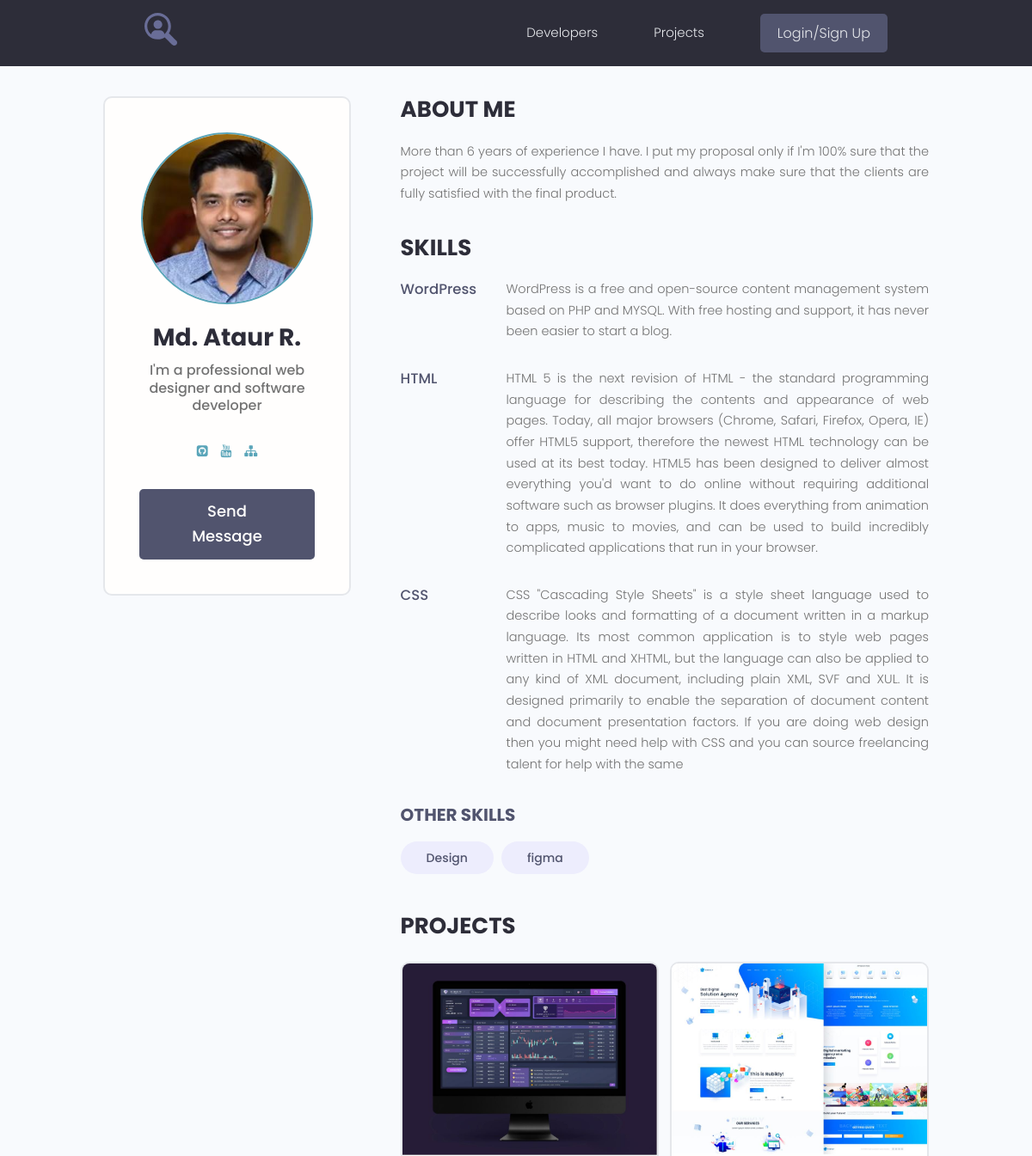
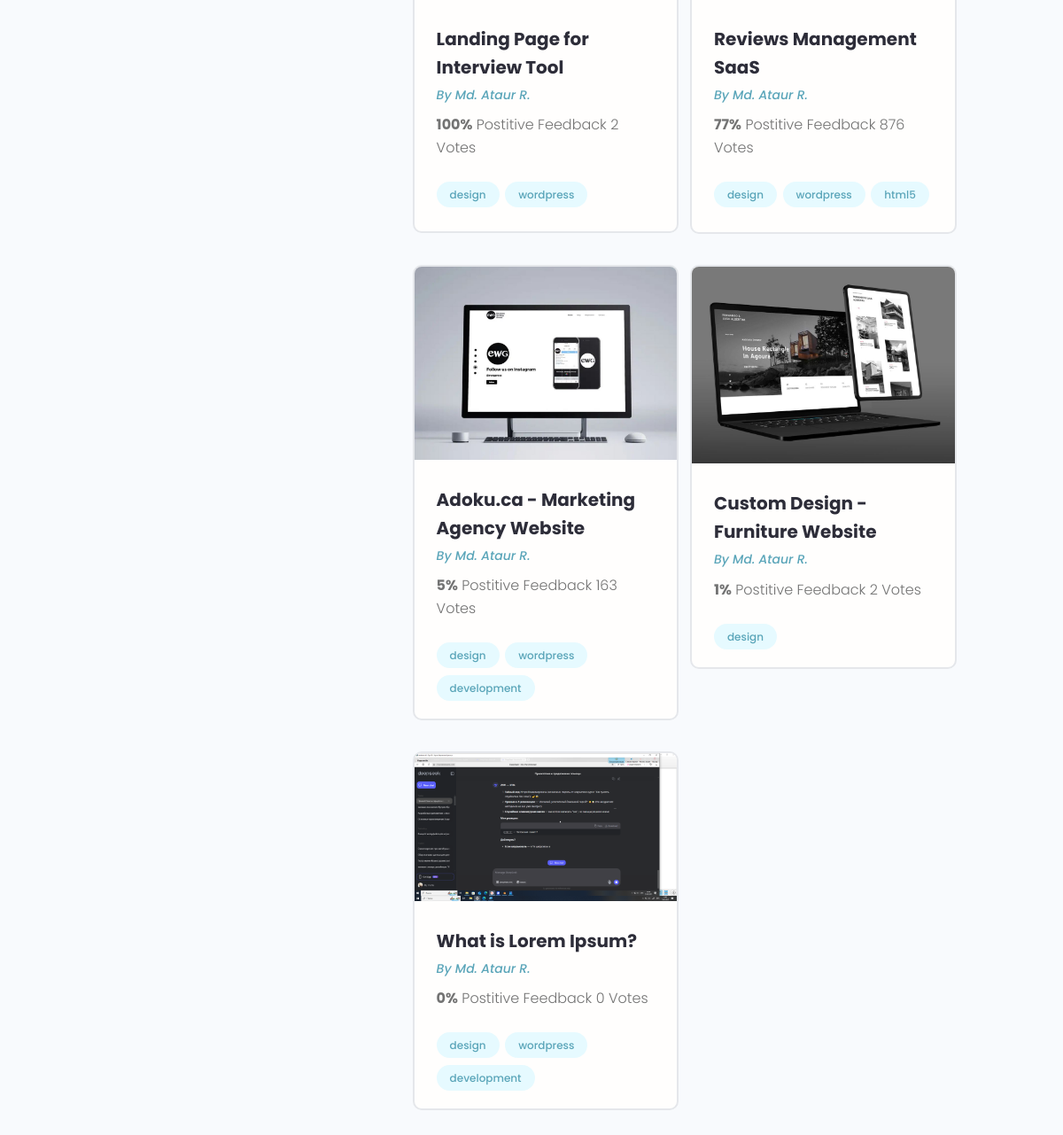
Page /profile/1/ on the committed database (2 pictures, top to bottom).
### users/models.py (models this page shows, shortened)
class Profile(models.Model):
    user = models.OneToOneField(User, on_delete=models.CASCADE, null=True, blank=True)
    name = models.CharField(max_length=200, null=True, blank=True)
    email = models.EmailField(max_length=500, null=True, blank=True)
    username = models.CharField(max_length=200, null=True, blank=True)
    short_info = models.CharField(max_length=200, null=True, blank=True)
    bio = models.TextField(null=True, blank=True)
    profile_image = models.ImageField(null=True, blank=True, upload_to='profiles/', default='profiles/user-default.png')
    social_github = models.CharField(max_length=200, null=True, blank=True)
    social_youtube = models.CharField(max_length=200, null=True, blank=True)
    social_website = models.CharField(max_length=200, null=True, blank=True)
    created = models.DateTimeField(auto_now_add=True)

class Skill(models.Model):
    owner = models.ForeignKey(Profile, on_delete=models.CASCADE, null=True, blank=True)
    name = models.CharField(max_length=200, null=True, blank=True)
    description = models.TextField(null=True, blank=True)
    created = models.DateTimeField(auto_now_add=True)
    def __str__(self):
        return f"{self.name}"

### projects/models.py (models this page shows, shortened)
class Project(models.Model):
    owner = models.ForeignKey(Profile, on_delete=models.SET_NULL, null=True, blank=True)
    title = models.CharField(max_length=200)
    description = models.TextField(null=True, blank=True)
    featured_image = models.ImageField(null=True, blank=True, upload_to="projects/%Y/%m/%d/", default="default.jpg")
    demo_link = models.CharField(max_length=2000, null=True, blank=True)
    source_link = models.CharField(max_length=2000, null=True, blank=True)
    tags = models.ManyToManyField('Tag', blank=True)
    vote_total = models.IntegerField(default=0, null=True, blank=True)
    vote_ratio = models.IntegerField(default=0, null=True, blank=True)
    created = models.DateTimeField(auto_now_add=True)
    class Meta:
        ordering = ['-vote_ratio', '-vote_total', 'title']

class Tag(models.Model):
    name = models.CharField(max_length=200)
    created = models.DateTimeField(auto_now_add=True)
    def __str__(self):
        return self.name

### users/views.py (the view)
# urls.py: path("profile/<str:pk>/", views.user_profile, name="user_profile"),
def user_profile(request, pk):
    prof = Profile.objects.get(id=pk)
    top_skills = prof.skill_set.exclude(description__exact="")
    other_skills = prof.skill_set.filter(description="")
    context = {
        'profile': prof,
        'top_skills': top_skills,
        "other_skills": other_skills
    }
    return render(request, 'users/profile.html', context)

### users/templates/users/profile.html
{% extends 'projects/base.html' %}
{% block content %}
<main class="profile my-md">
    <div class="container">
        <div class="layout">
            <div class="column column--1of3">
                <div class="card text-center">
                    <div class="card__body dev">
                        <img class="avatar avatar--xl" src="{{ profile.profile_image.url }}"/>
                        <h2 class="dev__name">{{ profile.name }}</h2>
                        <p class="dev__title">{{ profile.short_info }}</p>
                        <ul class="dev__social">
                            {% if profile.social_github %}
                            <li>
                                <a title="Github" href="{{ profile.social_github }}" target="_blank"><i
                                        class="fa fa-github-square"></i></a>
                            </li>
                            {% endif %}
                            {% if profile.social_youtube %}
                            <li>
                                <a title="Youtube" href="{{ profile.social_youtube }}" target="_blank"><i
                                        class="fa fa-youtube"></i></a>
                            </li>
                            {% endif %}
                            {% if profile.social_website %}
                            <li>
                                <a title="Personal Website" href="{{ profile.social_website }}" target="_blank"><i
                                        class="fa fa-sitemap"></i></a>
                            </li>
                            {% endif %}
                        </ul>
                        {% if request.user.profile.id != profile.id %}
                        <a href="{% url 'create-message' profile.id %}" class="btn btn--sub btn--lg">Send Message </a>
                        {% endif %}
                    </div>
                </div>
            </div>
            <div class="column column--2of3">
                <div class="devInfo">
                    <h3 class="devInfo__title">About Me</h3>
                    <p class="devInfo__about">
                        {{ profile.bio }}
                    </p>
                </div>
                <div class="devInfo">
                    <h3 class="devInfo__title">Skills</h3>
                    <div class="devInfo__skills">
                        {% for skill in top_skills %}
                        <div class="devSkill">
                            <h4 class="devSkill__title">{{ skill.name }}</h4>
                            <p class="devSkill__info">
                                {{ skill.description }}
                            </p>
                        </div>
                        {% endfor %}
                        <h3 class="devInfo__subtitle">Other Skills</h3>
                        <div class="devInfo__otherSkills">
                            {% for skill in other_skills %}
                            <span class="tag tag--pill tag--sub tag--lg">
                  <small>{{ skill }}</small>
                </span>
                            {% endfor %}
                        </div>
                    </div>
                </div>
                <div class="devInfo">
                    <h3 class="devInfo__title">Projects</h3>
                    <div class="grid grid--two">
                        {% for project in profile.project_set.all %}
                        <div class="column">
                            <div class="card project">
                                <a href="{% url 'project' project.id %}" class="project">
                                    <img class="project__thumbnail" src="{{ project.featured_image.url }}"
                                         alt="project thumbnail"/>
                                    <div class="card__body">
                                        <h3 class="project__title">{{ project.title }}</h3>
                                        <p><a class="project__author" href="{% url 'user_profile' project.owner.id %}">By {{ project.owner.name }}</a></p>
                                        <p class="project--rating">
                                            <span style="font-weight: bold;">{{ project.vote_ratio }}%</span> Postitive
                                            Feedback {{ project.vote_total }} Vote{{ project.vote_total|pluralize:'s' }}
                                        </p>
                                        <div class="project__tags">
                                            {% for tag in project.tags.all %}
                                            <span class="tag tag--pill tag--main">
                      <small>{{ tag }}</small>
                    </span>
                                            {% endfor %}
                                        </div>
                                    </div>
                                </a>
                            </div>
                        </div>
                        {% endfor %}
                    </div>
                </div>
            </div>
        </div>
    </div>
</main>
{% endblock %}

### projects/static/styles/app.css (style rules this page uses)
:root { --color-sub: #2d2d39; }
.btn--sub { background-color: var(--color-sub-light); }
.card { border: 2px solid var(--color-light); }
img { width: 100%; }
.profile .card > .dev { padding: 4rem; }
.dev__name { color: var(--color-sub); font-size: 2.8rem; font-weight: 700; margin-top: 1rem; margin-bottom: 0.5rem; }
.dev__title { font-size: 1.6rem; font-weight: 500; line-height: 1.3; }
.dev__social { margin: 3rem 0; list-style: none; display: flex; justify-content: center; gap: 1.5rem; }
.devInfo { margin-bottom: 3rem; }
.devInfo__title, .devInfo__subtitle { font-size: 2.6rem; color: var(--color-sub); text-transform: uppercase; font-weight: 700; margin-bottom: 1.5rem; }
.devInfo__subtitle { font-size: 2rem; color: var(--color-sub-light); }
.devInfo__about, .devSkill__info { font-size: 1.45rem; line-height: 1.7; text-align: justify; }
.devSkill { margin-bottom: 3rem; }
.devSkill__title { font-size: 1.65rem; font-weight: 500; color: var(--color-sub-light); }
@media screen and (min-width: 700px) { .devSkill { display: flex; justify-content: space-between; gap: 3rem; } }
@media screen and (min-width: 700px) { .devSkill__info { flex-basis: 80%; } }
.project__author { font-size: 1.4rem; font-style: italic; }
.project--rating { margin-bottom: 1.6em; margin-top: .5em; }
.project__thumbnail { object-fit: cover; object-position: top center; width: 100%; }
.project__title { font-size: 2rem; font-weight: 700; color: var(--color-sub); }

### projects/static/uikit/styles/modules/_variables.css (style rules this page uses)
:root { --color-main: #5aa5b9; --color-main-light: #e6faff; --color-sub: #3f4156; --color-sub-light: #51546e; --color-sub-lighter: #ededfd; --color-text: #737373; --color-gray: #8b8b8b; --color-light: #e5e7eb; --color-light-gray: #767676; --color-bg: #f8fafd; --color-white: #fffefd; --color-white-light: #f3f3f3; --color-success: #359e64; --color-success-bg: #def8e8; --color-error: #fc4b0b; --color-error-bg: #fff2ee; --font-base: 'Poppins', arial, helvetica, 'Segoe UI', roboto, ubuntu, sans-serif; --font-monospace: 'Fira Code', 'Courier New', courier, monospace; --font-regular: 300; --font-medium: 500; --font-bold: 700; --generic-shadow: 1px 1px 5px #00000010; --generic-transition: all 0.3s ease-in-out; }

### projects/static/uikit/styles/modules/_base.css (style rules this page uses)
* { margin: 0; padding: 0; box-sizing: border-box; text-rendering: optimizeLegibility; color: inherit; font-size: inherit; }
html { font-size: 50%; }
@media only screen and (min-width: 480px) { html { font-size: 56.25%; } }
@media only screen and (min-width: 1200px) { html { font-size: 62.5%; } }
body { line-height: 1.6; font-weight: 400; font-size: 1.5rem; color: var(--color-text); background-color: var(--color-bg); min-height: 100vh; }

### projects/static/uikit/styles/modules/_typography.css (style rules this page uses)
* { font-family: var(--font-base); }
h2 { font-size: 3.6rem; font-weight: var(--font-bold); }
h3 { font-size: 3.2rem; font-weight: var(--font-medium); }
h4 { font-size: 2.8rem; font-weight: var(--font-medium); }
p, span, strong { font-size: 1.6rem; color: var(--color-text); font-weight: var(--font-regular); }
a { padding-bottom: 2px; text-decoration: none; display: inline-block; color: var(--color-main); font-weight: var(--font-medium); }

### projects/static/uikit/styles/modules/_utilities.css (style rules this page uses)
.container { width: 92%; max-width: 165rem; margin: 0 auto; box-sizing: border-box; }
@media screen and (min-width: 1000px) { .container { width: 90%; } }
@media screen and (min-width: 1200px) { .container { width: 80%; } }
.text-center { text-align: center; }
.my-md { margin: 3rem auto; }

### projects/static/uikit/styles/modules/_avatar.css (style rules this page uses)
.avatar { border-radius: 50%; border: 2px solid var(--color-main); object-fit: cover; }
.avatar--xl { height: 20rem; width: 20rem; }

### projects/static/uikit/styles/modules/_button.css (style rules this page uses)
.btn { display: inline-block; position: relative; cursor: pointer; background-color: var(--color-light); font-weight: var(--font-medium); color: var(--color-sub); text-decoration: none; padding: 1rem 2rem; border-radius: 0.5rem; border: none; width: -webkit-fit-content; width: -moz-fit-content; width: fit-content; height: -webkit-fit-content; height: -moz-fit-content; height: fit-content; font-size: 1.6rem; outline-width: 0; outline-color: transparent; -webkit-backface-visibility: hidden; backface-visibility: hidden; transition: all 0.3s ease-in-out; }
.btn--sub { background-color: var(--color-sub); color: var(--color-white); }
.btn--lg { font-size: 1.8rem; padding: 1.2rem 4.5rem; }

### projects/static/uikit/styles/modules/_card.css (style rules this page uses)
.card { border-radius: 1rem; background-color: var(--color-white); border: 1.5px solid var(--color-light); width: auto; height: auto; margin-top: 0.5rem; margin-bottom: 0.5rem; overflow: hidden; }
.card__body, .card__header { padding: 2rem 2.5rem; }

### rows in the picture
Profile: profile_image (picture), name "Md. Ataur R.", short_info "I'm a professional web designer and software developer", bio "More than 6 years of experience I have. I put my proposal only if I'm 100% sure that the project will be successfully accomplished and always make sure that the clients are fully satisfied with the final product."
Skill: name "WordPress", description "WordPress is a free and open-source content management system based on PHP and MYSQL. With free hosting and support, it has never been easier to start a blog."
Skill: name "HTML", description "HTML 5 is the next revision of HTML - the standard programming language for describing the contents and appearance of web pages. Today, all major browsers (Chrome, Safari, Firefox, Opera, IE) offer HTML5 support, therefore the newest HTML technology can be used at its best today. HTML5 has been designed to deliver almost everything you'd want to do online without requiring additional software such as browser plugins. It does everything from animation to apps, music to movies, and can be used to build incredibly complicated applications that run in your browser."
Skill: name "CSS", description "CSS \"Cascading Style Sheets\" is a style sheet language used to describe looks and formatting of a document written in a markup language. Its most common application is to style web pages written in HTML and XHTML, but the language can also be applied to any kind of XML document, including plain XML, SVF and XUL. It is designed primarily to enable the separation of document content and document presentation factors. If you are doing web design then you might need help with CSS and you can source freelancing talent for help with the same"
Skill: name "Design"
Skill: name "figma"
Project: featured_image (picture), title "Landing Page for Interview Tool", owner.name "Md. Ataur R.", vote_ratio "100", vote_total "2"
Tag: name "design"
Tag: name "wordpress"
Project: featured_image (picture), title "Reviews Management SaaS", owner.name "Md. Ataur R.", vote_ratio "77", vote_total "876"
Tag: name "html5"
Project: featured_image (placeholder picture), title "Adoku.ca - Marketing Agency Website", owner.name "Md. Ataur R.", vote_ratio "5", vote_total "163"
Tag: name "development"
Project: featured_image (picture), title "Custom Design - Furniture Website", owner.name "Md. Ataur R.", vote_ratio "1", vote_total "2"
Project: featured_image (picture), title "What is Lorem Ipsum?", owner.name "Md. Ataur R.", vote_ratio "0", vote_total "0"
